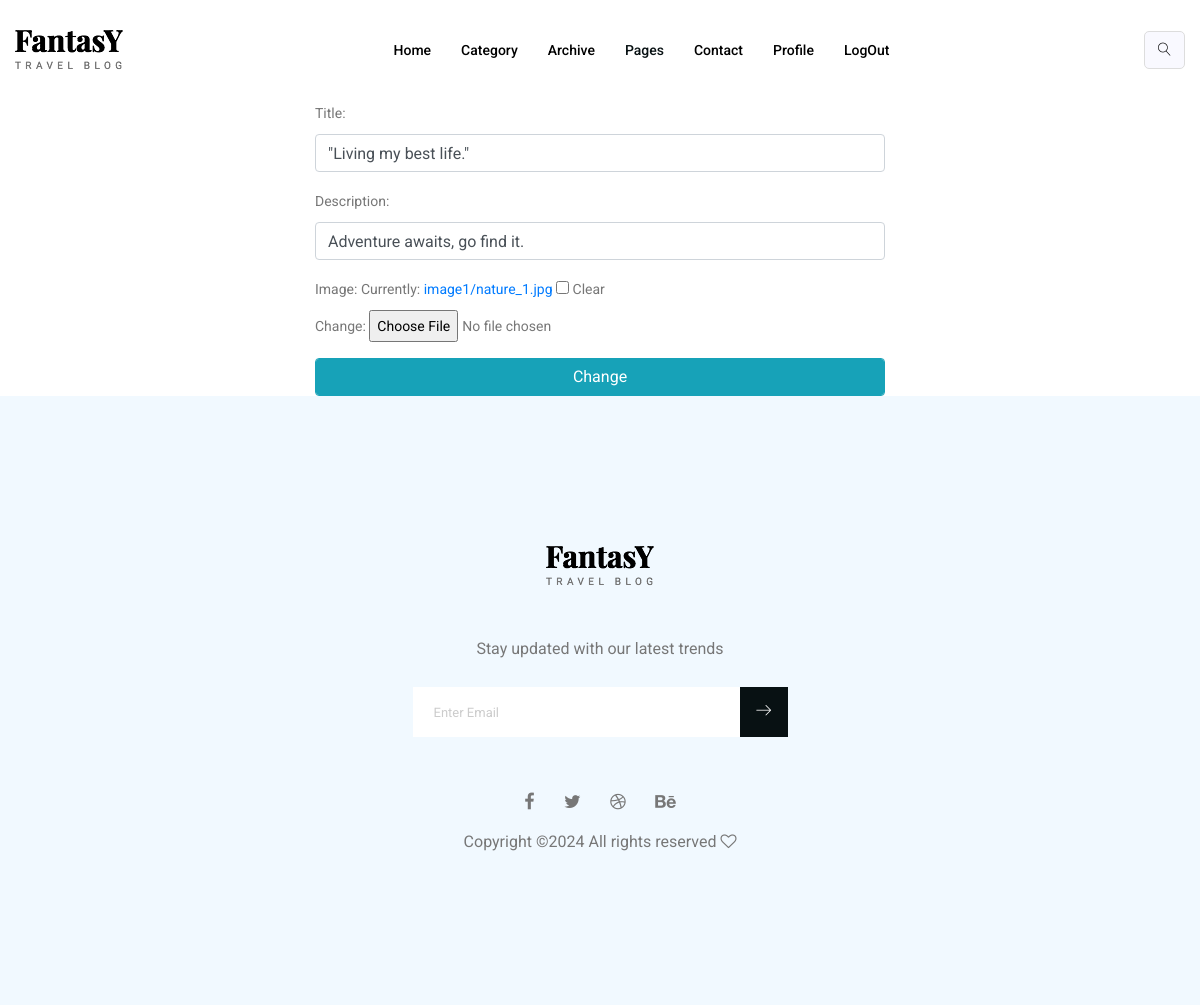
The app's page /posts/24/change (signed in) with its own data.
### api/models.py (models this page shows, shortened)
class Posts(models.Model):
    title=models.CharField(max_length=200)
    description=models.CharField(max_length=200)
    user=models.ForeignKey(User,on_delete=models.CASCADE)
    date=models.DateTimeField(auto_now_add=True)
    image=models.ImageField(upload_to="image1",null=True,blank=True)
    like=models.ManyToManyField(User,related_name="post")

### socialweb/views.py (the view)
# urls.py: path("posts/<int:id>/change",views.PostEditView.as_view(),name="post-edit"),
@method_decorator(decs,name="dispatch")
class PostEditView(UpdateView):
    model=Posts
    form_class=PostEditForm
    template_name="post-edit.html"
    success_url=reverse_lazy("post-list")
    pk_url_kwarg="id"

### socialweb/forms.py
class PostEditForm(forms.ModelForm):
    class Meta:
        model=Posts
        fields=["title","description","image"]
        widgets={
             "title":forms.TextInput(attrs={"class":"form-control"}),
             "description":forms.TextInput(attrs={"class":"form-control"}),
              }

### socialweb/views.py (called while the page is built)
def signin_required(fn):
    def wrapper(request,*args,**kwargs):
        if not request.user.is_authenticated:
            return redirect("signin")
        else:
            return fn(request,*args,**kwargs)
    return wrapper

### socialweb/templates/post-edit.html (shortened to what this page needs)
{%extends 'base.html'%}
{%block parent%}
<div class="container">
    <div class="row mt-5">
        <div class="col-3"></div>
        <div class="col-6">
            <form action="" method="post" enctype="multipart/form-data">
                {{form.as_p}}
                <button type="submit"  class="btn btn-info form-control">Change</button>
            </form>
        </div>
        <div class="col-3"></div>
    </div>
</div>
{%endblock%}

### records on screen
Posts: title "\"Living my best life.\"", description "Adventure awaits, go find it."
